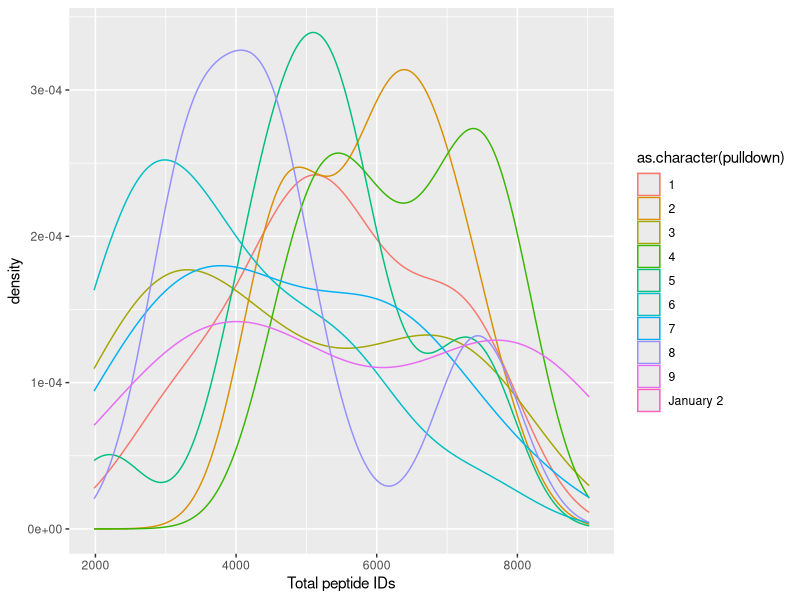
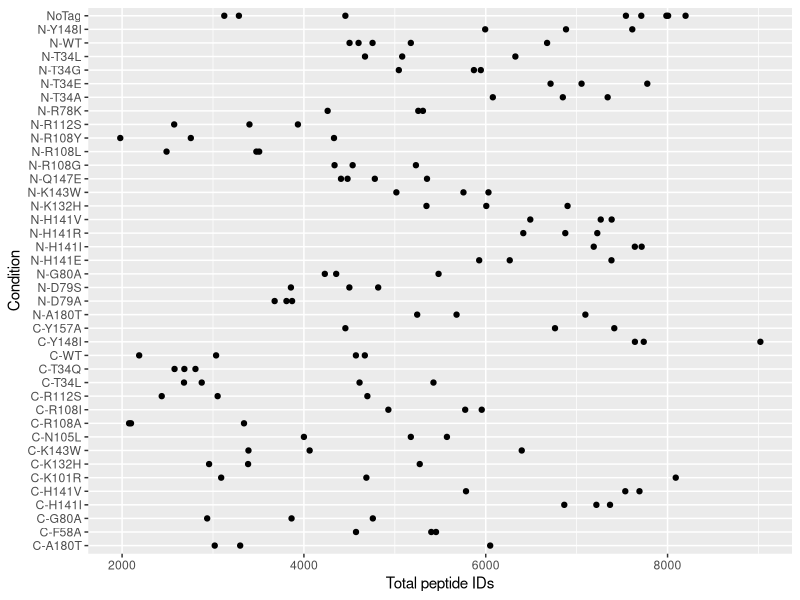
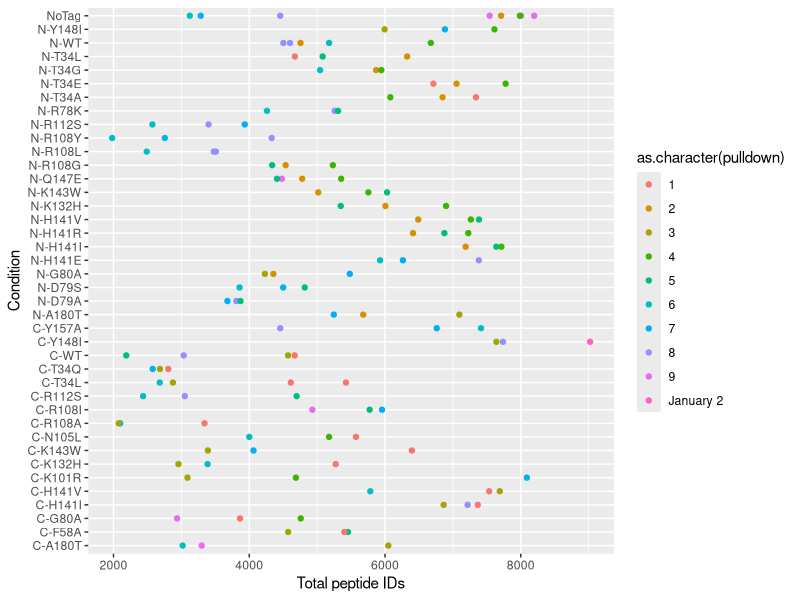
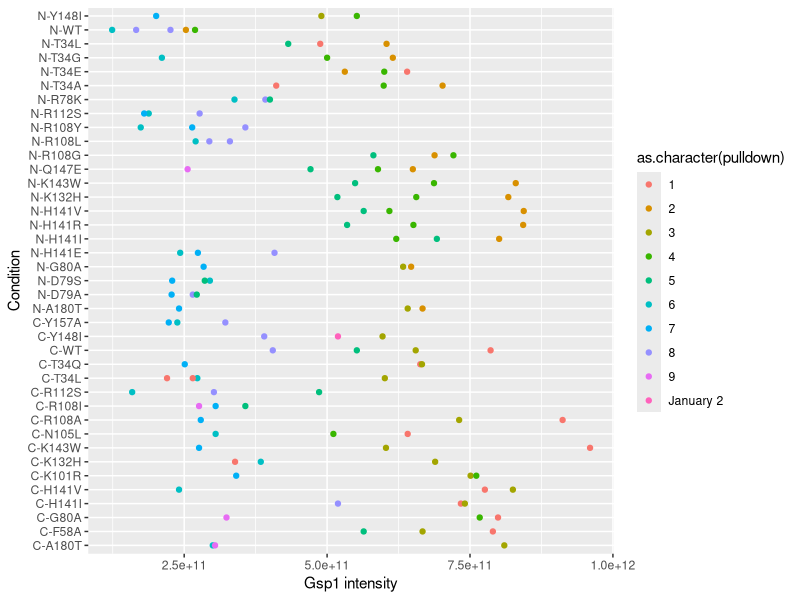
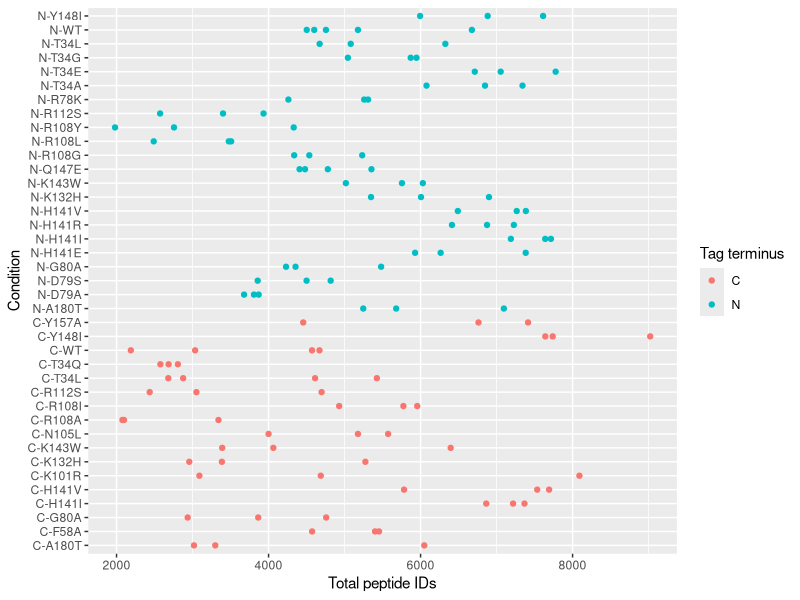
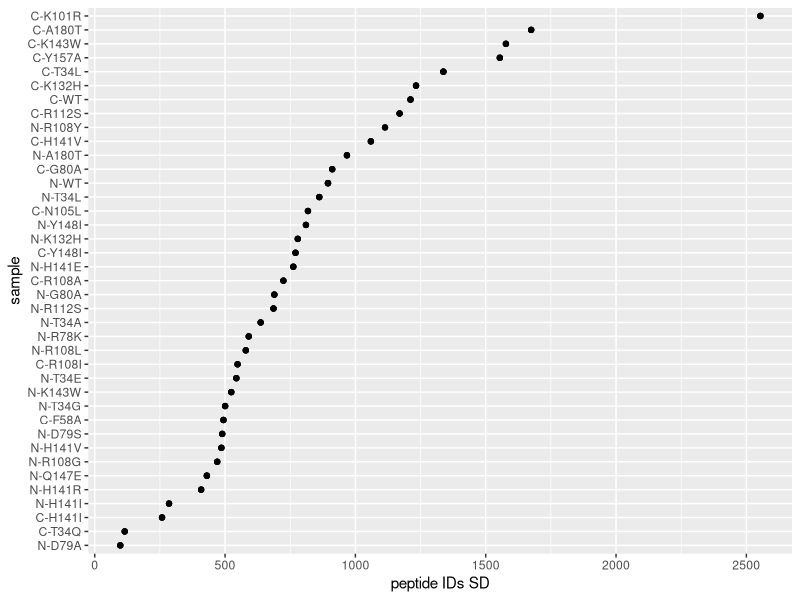
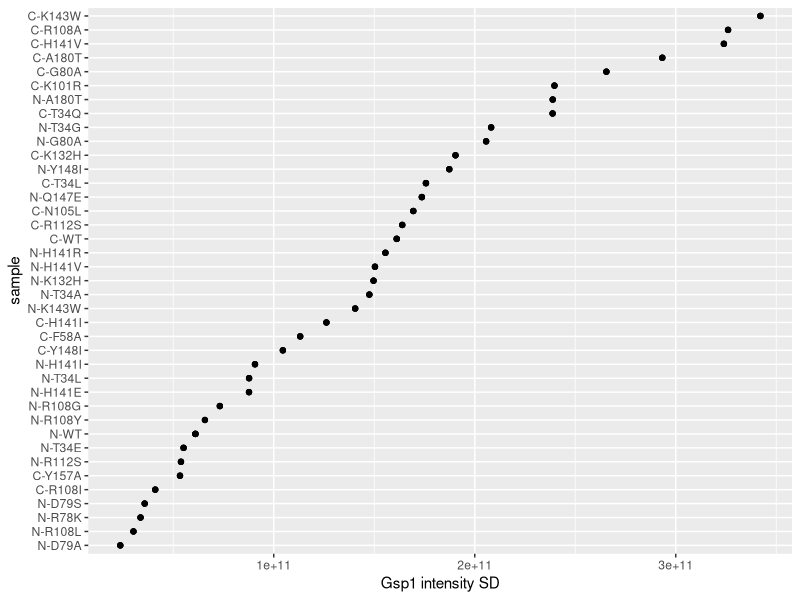
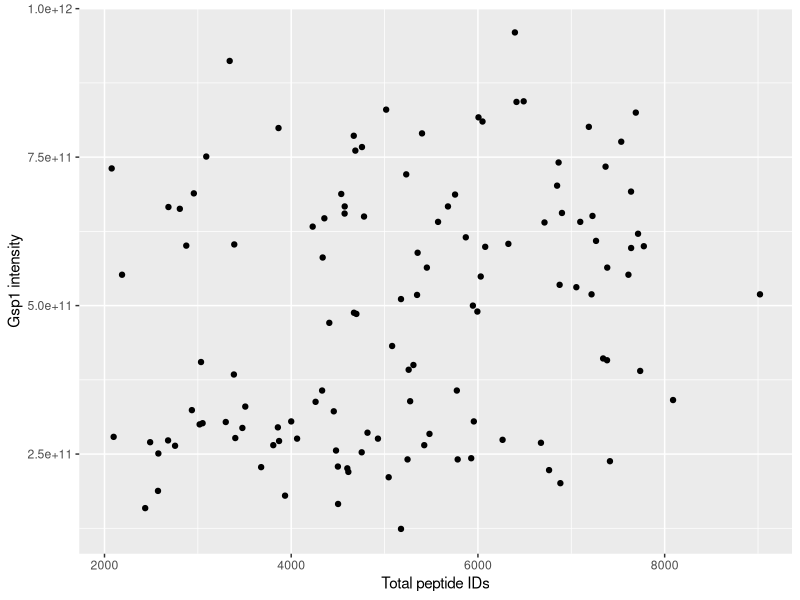

Recreate these plots in R, in order.
library(tidyverse)
apms <- read_delim("20180322_clean_APMS_summary.txt", delim = "\t", col_names = T)
#samples_from_Jan <- apms %>% filter(`Month of collection` == "January") %>%
 # pull(`Sample ID`)
#apms %>% filter(`Sample ID` %in% samples_from_Jan) %>%
 # ggplot(aes(x = `Total peptide IDs`, color = `Month of collection`)) + geom_density()
ggsave("total_peptides_per_month.pdf")
apms %>% ggplot(aes(x = `Total peptide IDs`, color = as.character(pulldown))) + geom_density()
ggsave("total_peptides_per_pulldown_exp.pdf")
apms %>% filter(`Total peptide IDs` > 1000) %>%
  ggplot(aes(y = `Condition`, x = `Total peptide IDs`)) + geom_point()
ggsave("total_peptide_IDs_per_sample.pdf", height = 20)

apms %>% filter(`Total peptide IDs` > 1000) %>%
  ggplot(aes(y = `Condition`, x = `Total peptide IDs`, color = as.character(pulldown))) + geom_point()
ggsave("total_peptide_IDs_per_sample_col_by_pulldown.pdf", height = 10)


apms <- apms %>% filter(`Gsp1 intensity` > 1e11) %>%
  mutate("mean_Gsp1_intensity" = mean(`Gsp1 intensity`)) %>%
  arrange(mean_Gsp1_intensity)
order_by_mean_Gsp1_intensity <- apms %>% pull(Condition) %>% unique()
apms %>% 
  mutate(sample = factor(Condition, levels = order_by_mean_Gsp1_intensity)) %>%
  ggplot(aes(y = `Condition`, x = `Gsp1 intensity`, color = as.character(pulldown))) + geom_point()
ggsave("Gsp1_intensity_per_sample_col_by_pulldown_March_only_cleaned_data.pdf", height = 10)


apms %>% filter(`Total peptide IDs` > 1000) %>%
  ggplot(aes(y = `Condition`, x = `Total peptide IDs`, color = `Tag terminus`)) + geom_point()


apms <- apms %>% filter(`Total peptide IDs` > 2000) %>%
  group_by(Condition) %>%
  mutate("peptide IDs range" = max(`Total peptide IDs`) - min(`Total peptide IDs`),
         "peptide IDs SD" = sd(`Total peptide IDs`)) %>%
  arrange(`peptide IDs SD`)
order_by_peptide_SD <- apms %>% pull(`Condition`) %>% unique()
apms %>%
  mutate(sample = factor(Condition, levels = order_by_peptide_SD)) %>%
  ggplot(aes(y = sample, x = `peptide IDs SD`)) + geom_point()
ggsave("per_sample_peptide_IDs_stdev_March_only_cleaned_data.pdf")

apms <- apms %>% filter(`Gsp1 intensity` > 0) %>%
  group_by(Condition) %>%
  mutate("Gsp1 intensity SD" = sd(`Gsp1 intensity`)) %>%
  arrange(`Gsp1 intensity SD`)
order_by_Gsp1_intensity <- apms %>% pull(`Condition`) %>% unique()
apms %>%
  mutate(sample = factor(Condition, levels = order_by_Gsp1_intensity)) %>%
  ggplot(aes(y = sample, x = `Gsp1 intensity SD`)) + geom_point()
ggsave("per_sample_Gsp1_intensity_stdev_March_only_cleaned_data.pdf")

apms %>% filter(`Gsp1 intensity` > 0 & `Total peptide IDs` > 0) %>%
  ggplot(aes(x = `Total peptide IDs`, y = `Gsp1 intensity`)) + geom_point()

apms %>% ggplot(aes(x = `Total peptide IDs`, y = Run)) + geom_point()

                